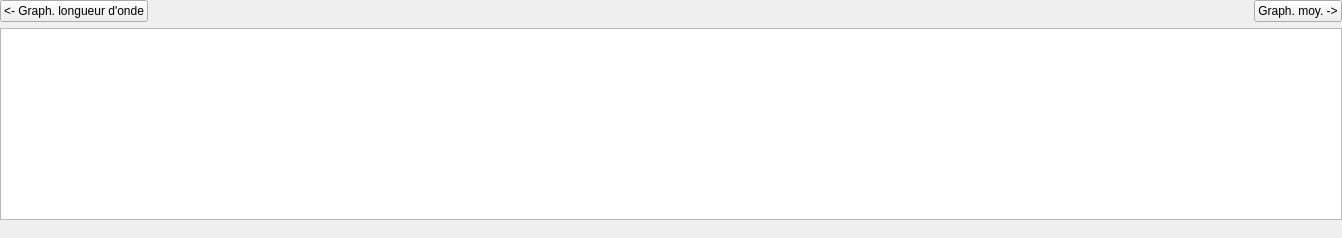
          <widget class="QWidget" name="page_Histogramme">
           <layout class="QGridLayout" name="gridLayout_3">
            <property name="leftMargin">
             <number>0</number>
            </property>
            <property name="topMargin">
             <number>0</number>
            </property>
            <property name="rightMargin">
             <number>0</number>
            </property>
            <property name="bottomMargin">
             <number>18</number>
            </property>
            <item row="0" column="2">
             <widget class="QPushButton" name="bouton_graph_Histo">
              <property name="text">
               <string>Graph. moy. -&gt;</string>
              </property>
             </widget>
            </item>
            <item row="0" column="1">
             <spacer name="horizontalSpacer_12">
              <property name="orientation">
               <enum>Qt::Horizontal</enum>
              </property>
              <property name="sizeHint" stdset="0">
               <size>
                <width>1094</width>
                <height>20</height>
               </size>
              </property>
             </spacer>
            </item>
            <item row="0" column="0">
             <widget class="QPushButton" name="bouton_graph_HistoBack">
              <property name="text">
               <string>&lt;- Graph. longueur d'onde</string>
              </property>
             </widget>
            </item>
            <item row="1" column="0" colspan="3">
             <widget class="PlotWidget" name="graphicsView_Histo">
              <property name="sizePolicy">
               <sizepolicy hsizetype="Preferred" vsizetype="Preferred">
                <horstretch>0</horstretch>
                <verstretch>0</verstretch>
               </sizepolicy>
              </property>
              <property name="sizeIncrement">
               <size>
                <width>1</width>
                <height>1</height>
               </size>
              </property>
             </widget>
            </item>
           </layout>
          </widget>
